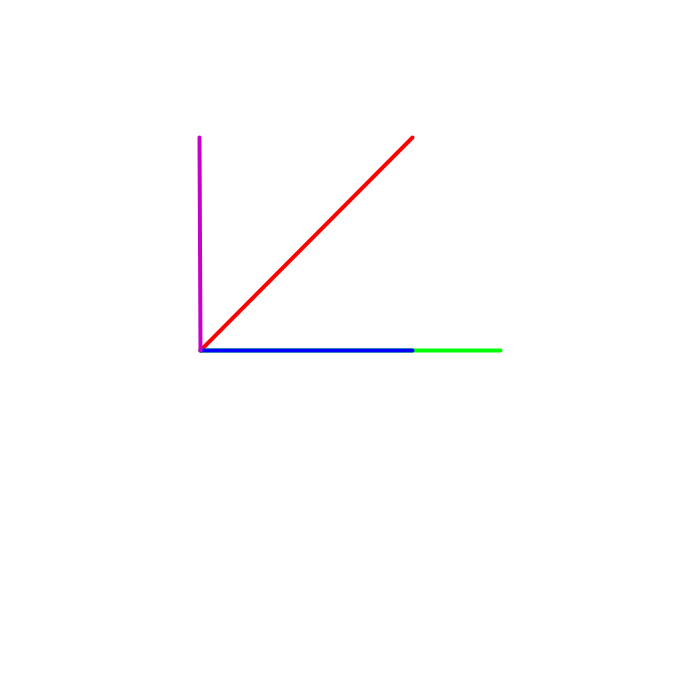
Frame 1 (no input)
Frame 60 (the mouse pressed at the canvas centre just before this capture): identical to frame 1, image omitted
Frame 120 (the mouse held since frame 60 and released just before this capture): identical to frame 1, image omitted

The Processing sketch that drew this single still picture (run headless with seeded random() and noise(); from frame 60 on, the mouse is pressed at the canvas centre):

// Processing sketch: DotProduct
// ── DotProduct.pde
PVector a;
PVector b;
void setup() {
  size(700, 700);
  a = PVector.fromAngle(-PI/4);
  b = PVector.fromAngle(0);
} 

void draw() {
  background(255);
  strokeWeight(4);
  drawVector(a, color(255, 0, 0));
  drawVector(b, color(0, 255, 0));
  PVector projectionOfAonB = b.get().normalize();
  projectionOfAonB.mult(a.dot(b));
  drawVector(projectionOfAonB, color(0, 0, 255));
  PVector perpendicular = PVector.sub(a, projectionOfAonB);
  drawVector(perpendicular, color(200, 0, 200));
} 

void drawVector(PVector vec,color col) {
  stroke(col);
  pushMatrix();
  translate(width / 2 - 150, height / 2);
  rotate(vec.heading());
  line(0, 0, vec.mag() * 300, 0);
  popMatrix();
} 
